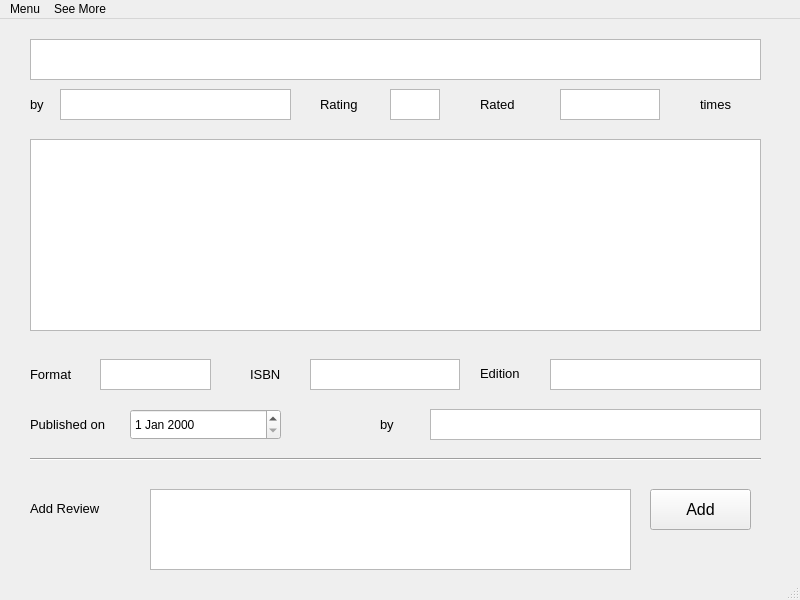
<?xml version="1.0" encoding="UTF-8"?>
<ui version="4.0">
 <class>Book_View</class>
 <widget class="QMainWindow" name="Book_View">
  <property name="geometry">
   <rect>
    <x>0</x>
    <y>0</y>
    <width>800</width>
    <height>600</height>
   </rect>
  </property>
  <property name="sizePolicy">
   <sizepolicy hsizetype="Preferred" vsizetype="Preferred">
    <horstretch>0</horstretch>
    <verstretch>0</verstretch>
   </sizepolicy>
  </property>
  <property name="minimumSize">
   <size>
    <width>800</width>
    <height>600</height>
   </size>
  </property>
  <property name="maximumSize">
   <size>
    <width>800</width>
    <height>600</height>
   </size>
  </property>
  <property name="windowTitle">
   <string>MainWindow</string>
  </property>
  <widget class="QWidget" name="centralwidget">
   <widget class="QTextEdit" name="Title_TextEdit">
    <property name="geometry">
     <rect>
      <x>30</x>
      <y>20</y>
      <width>731</width>
      <height>41</height>
     </rect>
    </property>
    <property name="font">
     <font>
      <pointsize>13</pointsize>
      <weight>75</weight>
      <bold>true</bold>
     </font>
    </property>
    <property name="toolTip">
     <string notr="true"/>
    </property>
    <property name="verticalScrollBarPolicy">
     <enum>Qt::ScrollBarAlwaysOff</enum>
    </property>
    <property name="horizontalScrollBarPolicy">
     <enum>Qt::ScrollBarAlwaysOff</enum>
    </property>
    <property name="html">
     <string>&lt;!DOCTYPE HTML PUBLIC &quot;-//W3C//DTD HTML 4.0//EN&quot; &quot;http://www.w3.org/TR/REC-html40/strict.dtd&quot;&gt;
&lt;html&gt;&lt;head&gt;&lt;meta name=&quot;qrichtext&quot; content=&quot;1&quot; /&gt;&lt;style type=&quot;text/css&quot;&gt;
p, li { white-space: pre-wrap; }
&lt;/style&gt;&lt;/head&gt;&lt;body style=&quot; font-family:'MS Shell Dlg 2'; font-size:13pt; font-weight:600; font-style:normal;&quot;&gt;
&lt;p style=&quot;-qt-paragraph-type:empty; margin-top:0px; margin-bottom:0px; margin-left:0px; margin-right:0px; -qt-block-indent:0; text-indent:0px; font-size:14pt;&quot;&gt;&lt;br /&gt;&lt;/p&gt;&lt;/body&gt;&lt;/html&gt;</string>
    </property>
   </widget>
   <widget class="QTextEdit" name="Author_TextEdit">
    <property name="geometry">
     <rect>
      <x>60</x>
      <y>70</y>
      <width>231</width>
      <height>31</height>
     </rect>
    </property>
    <property name="font">
     <font>
      <kerning>true</kerning>
     </font>
    </property>
    <property name="verticalScrollBarPolicy">
     <enum>Qt::ScrollBarAlwaysOff</enum>
    </property>
    <property name="horizontalScrollBarPolicy">
     <enum>Qt::ScrollBarAlwaysOff</enum>
    </property>
    <property name="html">
     <string>&lt;!DOCTYPE HTML PUBLIC &quot;-//W3C//DTD HTML 4.0//EN&quot; &quot;http://www.w3.org/TR/REC-html40/strict.dtd&quot;&gt;
&lt;html&gt;&lt;head&gt;&lt;meta name=&quot;qrichtext&quot; content=&quot;1&quot; /&gt;&lt;style type=&quot;text/css&quot;&gt;
p, li { white-space: pre-wrap; }
&lt;/style&gt;&lt;/head&gt;&lt;body style=&quot; font-family:'MS Shell Dlg 2'; font-size:8pt; font-weight:400; font-style:normal;&quot;&gt;
&lt;p style=&quot;-qt-paragraph-type:empty; margin-top:0px; margin-bottom:0px; margin-left:0px; margin-right:0px; -qt-block-indent:0; text-indent:0px;&quot;&gt;&lt;br /&gt;&lt;/p&gt;&lt;/body&gt;&lt;/html&gt;</string>
    </property>
   </widget>
   <widget class="QLabel" name="by_label">
    <property name="geometry">
     <rect>
      <x>30</x>
      <y>70</y>
      <width>41</width>
      <height>31</height>
     </rect>
    </property>
    <property name="font">
     <font>
      <pointsize>10</pointsize>
     </font>
    </property>
    <property name="text">
     <string>by</string>
    </property>
   </widget>
   <widget class="QLabel" name="Rating_label">
    <property name="geometry">
     <rect>
      <x>320</x>
      <y>70</y>
      <width>91</width>
      <height>31</height>
     </rect>
    </property>
    <property name="font">
     <font>
      <pointsize>10</pointsize>
     </font>
    </property>
    <property name="text">
     <string>Rating</string>
    </property>
   </widget>
   <widget class="QTextEdit" name="Rating_textEdit">
    <property name="geometry">
     <rect>
      <x>390</x>
      <y>70</y>
      <width>50</width>
      <height>31</height>
     </rect>
    </property>
    <property name="verticalScrollBarPolicy">
     <enum>Qt::ScrollBarAlwaysOff</enum>
    </property>
    <property name="horizontalScrollBarPolicy">
     <enum>Qt::ScrollBarAlwaysOff</enum>
    </property>
    <property name="html">
     <string>&lt;!DOCTYPE HTML PUBLIC &quot;-//W3C//DTD HTML 4.0//EN&quot; &quot;http://www.w3.org/TR/REC-html40/strict.dtd&quot;&gt;
&lt;html&gt;&lt;head&gt;&lt;meta name=&quot;qrichtext&quot; content=&quot;1&quot; /&gt;&lt;style type=&quot;text/css&quot;&gt;
p, li { white-space: pre-wrap; }
&lt;/style&gt;&lt;/head&gt;&lt;body style=&quot; font-family:'MS Shell Dlg 2'; font-size:8pt; font-weight:400; font-style:normal;&quot;&gt;
&lt;p style=&quot;-qt-paragraph-type:empty; margin-top:0px; margin-bottom:0px; margin-left:0px; margin-right:0px; -qt-block-indent:0; text-indent:0px;&quot;&gt;&lt;br /&gt;&lt;/p&gt;&lt;/body&gt;&lt;/html&gt;</string>
    </property>
   </widget>
   <widget class="QTextEdit" name="Ratings_textEdit">
    <property name="geometry">
     <rect>
      <x>560</x>
      <y>70</y>
      <width>100</width>
      <height>31</height>
     </rect>
    </property>
    <property name="verticalScrollBarPolicy">
     <enum>Qt::ScrollBarAlwaysOff</enum>
    </property>
    <property name="horizontalScrollBarPolicy">
     <enum>Qt::ScrollBarAlwaysOff</enum>
    </property>
    <property name="html">
     <string>&lt;!DOCTYPE HTML PUBLIC &quot;-//W3C//DTD HTML 4.0//EN&quot; &quot;http://www.w3.org/TR/REC-html40/strict.dtd&quot;&gt;
&lt;html&gt;&lt;head&gt;&lt;meta name=&quot;qrichtext&quot; content=&quot;1&quot; /&gt;&lt;style type=&quot;text/css&quot;&gt;
p, li { white-space: pre-wrap; }
&lt;/style&gt;&lt;/head&gt;&lt;body style=&quot; font-family:'MS Shell Dlg 2'; font-size:8pt; font-weight:400; font-style:normal;&quot;&gt;
&lt;p style=&quot;-qt-paragraph-type:empty; margin-top:0px; margin-bottom:0px; margin-left:0px; margin-right:0px; -qt-block-indent:0; text-indent:0px;&quot;&gt;&lt;br /&gt;&lt;/p&gt;&lt;/body&gt;&lt;/html&gt;</string>
    </property>
   </widget>
   <widget class="QTextEdit" name="Description_TextEdit">
    <property name="geometry">
     <rect>
      <x>30</x>
      <y>120</y>
      <width>731</width>
      <height>192</height>
     </rect>
    </property>
    <property name="sizePolicy">
     <sizepolicy hsizetype="Preferred" vsizetype="Expanding">
      <horstretch>0</horstretch>
      <verstretch>0</verstretch>
     </sizepolicy>
    </property>
    <property name="html">
     <string>&lt;!DOCTYPE HTML PUBLIC &quot;-//W3C//DTD HTML 4.0//EN&quot; &quot;http://www.w3.org/TR/REC-html40/strict.dtd&quot;&gt;
&lt;html&gt;&lt;head&gt;&lt;meta name=&quot;qrichtext&quot; content=&quot;1&quot; /&gt;&lt;style type=&quot;text/css&quot;&gt;
p, li { white-space: pre-wrap; }
&lt;/style&gt;&lt;/head&gt;&lt;body style=&quot; font-family:'MS Shell Dlg 2'; font-size:8pt; font-weight:400; font-style:normal;&quot;&gt;
&lt;p align=&quot;justify&quot; style=&quot;-qt-paragraph-type:empty; margin-top:0px; margin-bottom:0px; margin-left:0px; margin-right:0px; -qt-block-indent:0; text-indent:0px;&quot;&gt;&lt;br /&gt;&lt;/p&gt;&lt;/body&gt;&lt;/html&gt;</string>
    </property>
   </widget>
   <widget class="QLabel" name="Format_label">
    <property name="geometry">
     <rect>
      <x>30</x>
      <y>340</y>
      <width>61</width>
      <height>31</height>
     </rect>
    </property>
    <property name="font">
     <font>
      <pointsize>10</pointsize>
     </font>
    </property>
    <property name="text">
     <string>Format</string>
    </property>
   </widget>
   <widget class="QTextEdit" name="Format_textEdit">
    <property name="geometry">
     <rect>
      <x>100</x>
      <y>340</y>
      <width>111</width>
      <height>31</height>
     </rect>
    </property>
    <property name="verticalScrollBarPolicy">
     <enum>Qt::ScrollBarAlwaysOff</enum>
    </property>
    <property name="horizontalScrollBarPolicy">
     <enum>Qt::ScrollBarAlwaysOff</enum>
    </property>
    <property name="html">
     <string>&lt;!DOCTYPE HTML PUBLIC &quot;-//W3C//DTD HTML 4.0//EN&quot; &quot;http://www.w3.org/TR/REC-html40/strict.dtd&quot;&gt;
&lt;html&gt;&lt;head&gt;&lt;meta name=&quot;qrichtext&quot; content=&quot;1&quot; /&gt;&lt;style type=&quot;text/css&quot;&gt;
p, li { white-space: pre-wrap; }
&lt;/style&gt;&lt;/head&gt;&lt;body style=&quot; font-family:'MS Shell Dlg 2'; font-size:8pt; font-weight:400; font-style:normal;&quot;&gt;
&lt;p style=&quot;-qt-paragraph-type:empty; margin-top:0px; margin-bottom:0px; margin-left:0px; margin-right:0px; -qt-block-indent:0; text-indent:0px;&quot;&gt;&lt;br /&gt;&lt;/p&gt;&lt;/body&gt;&lt;/html&gt;</string>
    </property>
   </widget>
   <widget class="QLabel" name="ISBN_label">
    <property name="geometry">
     <rect>
      <x>250</x>
      <y>340</y>
      <width>51</width>
      <height>31</height>
     </rect>
    </property>
    <property name="font">
     <font>
      <pointsize>10</pointsize>
     </font>
    </property>
    <property name="text">
     <string>ISBN</string>
    </property>
   </widget>
   <widget class="QTextEdit" name="ISBN_textEdit">
    <property name="geometry">
     <rect>
      <x>310</x>
      <y>340</y>
      <width>150</width>
      <height>31</height>
     </rect>
    </property>
    <property name="font">
     <font>
      <pointsize>8</pointsize>
     </font>
    </property>
    <property name="verticalScrollBarPolicy">
     <enum>Qt::ScrollBarAlwaysOff</enum>
    </property>
    <property name="horizontalScrollBarPolicy">
     <enum>Qt::ScrollBarAlwaysOff</enum>
    </property>
    <property name="html">
     <string>&lt;!DOCTYPE HTML PUBLIC &quot;-//W3C//DTD HTML 4.0//EN&quot; &quot;http://www.w3.org/TR/REC-html40/strict.dtd&quot;&gt;
&lt;html&gt;&lt;head&gt;&lt;meta name=&quot;qrichtext&quot; content=&quot;1&quot; /&gt;&lt;style type=&quot;text/css&quot;&gt;
p, li { white-space: pre-wrap; }
&lt;/style&gt;&lt;/head&gt;&lt;body style=&quot; font-family:'MS Shell Dlg 2'; font-size:8pt; font-weight:400; font-style:normal;&quot;&gt;
&lt;p style=&quot;-qt-paragraph-type:empty; margin-top:0px; margin-bottom:0px; margin-left:0px; margin-right:0px; -qt-block-indent:0; text-indent:0px; font-size:10pt;&quot;&gt;&lt;br /&gt;&lt;/p&gt;&lt;/body&gt;&lt;/html&gt;</string>
    </property>
   </widget>
   <widget class="QLabel" name="Published_date_label">
    <property name="geometry">
     <rect>
      <x>30</x>
      <y>390</y>
      <width>91</width>
      <height>31</height>
     </rect>
    </property>
    <property name="font">
     <font>
      <pointsize>10</pointsize>
     </font>
    </property>
    <property name="text">
     <string>Published on</string>
    </property>
   </widget>
   <widget class="QLabel" name="Edition_Label">
    <property name="geometry">
     <rect>
      <x>480</x>
      <y>339</y>
      <width>61</width>
      <height>31</height>
     </rect>
    </property>
    <property name="font">
     <font>
      <pointsize>10</pointsize>
     </font>
    </property>
    <property name="text">
     <string>Edition</string>
    </property>
   </widget>
   <widget class="QTextEdit" name="Edition_textEdit">
    <property name="geometry">
     <rect>
      <x>550</x>
      <y>340</y>
      <width>211</width>
      <height>31</height>
     </rect>
    </property>
    <property name="verticalScrollBarPolicy">
     <enum>Qt::ScrollBarAlwaysOff</enum>
    </property>
    <property name="horizontalScrollBarPolicy">
     <enum>Qt::ScrollBarAlwaysOff</enum>
    </property>
    <property name="html">
     <string>&lt;!DOCTYPE HTML PUBLIC &quot;-//W3C//DTD HTML 4.0//EN&quot; &quot;http://www.w3.org/TR/REC-html40/strict.dtd&quot;&gt;
&lt;html&gt;&lt;head&gt;&lt;meta name=&quot;qrichtext&quot; content=&quot;1&quot; /&gt;&lt;style type=&quot;text/css&quot;&gt;
p, li { white-space: pre-wrap; }
&lt;/style&gt;&lt;/head&gt;&lt;body style=&quot; font-family:'MS Shell Dlg 2'; font-size:8pt; font-weight:400; font-style:normal;&quot;&gt;
&lt;p style=&quot;-qt-paragraph-type:empty; margin-top:0px; margin-bottom:0px; margin-left:0px; margin-right:0px; -qt-block-indent:0; text-indent:0px;&quot;&gt;&lt;br /&gt;&lt;/p&gt;&lt;/body&gt;&lt;/html&gt;</string>
    </property>
   </widget>
   <widget class="QLabel" name="published_by_label">
    <property name="geometry">
     <rect>
      <x>380</x>
      <y>390</y>
      <width>35</width>
      <height>31</height>
     </rect>
    </property>
    <property name="font">
     <font>
      <pointsize>10</pointsize>
     </font>
    </property>
    <property name="text">
     <string>by</string>
    </property>
   </widget>
   <widget class="QTextEdit" name="published_by_textEdit">
    <property name="geometry">
     <rect>
      <x>430</x>
      <y>390</y>
      <width>331</width>
      <height>31</height>
     </rect>
    </property>
    <property name="verticalScrollBarPolicy">
     <enum>Qt::ScrollBarAlwaysOff</enum>
    </property>
    <property name="horizontalScrollBarPolicy">
     <enum>Qt::ScrollBarAlwaysOff</enum>
    </property>
    <property name="html">
     <string>&lt;!DOCTYPE HTML PUBLIC &quot;-//W3C//DTD HTML 4.0//EN&quot; &quot;http://www.w3.org/TR/REC-html40/strict.dtd&quot;&gt;
&lt;html&gt;&lt;head&gt;&lt;meta name=&quot;qrichtext&quot; content=&quot;1&quot; /&gt;&lt;style type=&quot;text/css&quot;&gt;
p, li { white-space: pre-wrap; }
&lt;/style&gt;&lt;/head&gt;&lt;body style=&quot; font-family:'MS Shell Dlg 2'; font-size:8pt; font-weight:400; font-style:normal;&quot;&gt;
&lt;p style=&quot;-qt-paragraph-type:empty; margin-top:0px; margin-bottom:0px; margin-left:0px; margin-right:0px; -qt-block-indent:0; text-indent:0px;&quot;&gt;&lt;br /&gt;&lt;/p&gt;&lt;/body&gt;&lt;/html&gt;</string>
    </property>
   </widget>
   <widget class="QLabel" name="add_review_label">
    <property name="geometry">
     <rect>
      <x>30</x>
      <y>469</y>
      <width>110</width>
      <height>40</height>
     </rect>
    </property>
    <property name="font">
     <font>
      <pointsize>10</pointsize>
     </font>
    </property>
    <property name="text">
     <string>Add Review</string>
    </property>
   </widget>
   <widget class="QTextEdit" name="Review_TextEdit">
    <property name="geometry">
     <rect>
      <x>150</x>
      <y>470</y>
      <width>481</width>
      <height>81</height>
     </rect>
    </property>
    <property name="horizontalScrollBarPolicy">
     <enum>Qt::ScrollBarAlwaysOff</enum>
    </property>
   </widget>
   <widget class="QPushButton" name="add_review_button">
    <property name="geometry">
     <rect>
      <x>650</x>
      <y>470</y>
      <width>101</width>
      <height>41</height>
     </rect>
    </property>
    <property name="font">
     <font>
      <pointsize>12</pointsize>
     </font>
    </property>
    <property name="text">
     <string>Add</string>
    </property>
   </widget>
   <widget class="Line" name="line">
    <property name="geometry">
     <rect>
      <x>30</x>
      <y>430</y>
      <width>731</width>
      <height>20</height>
     </rect>
    </property>
    <property name="orientation">
     <enum>Qt::Horizontal</enum>
    </property>
   </widget>
   <widget class="QLabel" name="ratedLabel">
    <property name="geometry">
     <rect>
      <x>480</x>
      <y>75</y>
      <width>91</width>
      <height>21</height>
     </rect>
    </property>
    <property name="font">
     <font>
      <pointsize>10</pointsize>
     </font>
    </property>
    <property name="text">
     <string>Rated</string>
    </property>
   </widget>
   <widget class="QLabel" name="label">
    <property name="geometry">
     <rect>
      <x>700</x>
      <y>75</y>
      <width>51</width>
      <height>21</height>
     </rect>
    </property>
    <property name="font">
     <font>
      <pointsize>10</pointsize>
     </font>
    </property>
    <property name="text">
     <string>times </string>
    </property>
   </widget>
   <widget class="QDateEdit" name="published_textEdit">
    <property name="geometry">
     <rect>
      <x>130</x>
      <y>390</y>
      <width>151</width>
      <height>31</height>
     </rect>
    </property>
   </widget>
  </widget>
  <widget class="QMenuBar" name="menubar">
   <property name="geometry">
    <rect>
     <x>0</x>
     <y>0</y>
     <width>800</width>
     <height>17</height>
    </rect>
   </property>
   <widget class="QMenu" name="menuMenu">
    <property name="title">
     <string>Menu</string>
    </property>
    <addaction name="actionAdd_Book_to_Bookshelf"/>
    <addaction name="actionModify_Details"/>
    <addaction name="actionSave_Modifications"/>
    <addaction name="actionRemove_from_Bookshelf"/>
    <addaction name="separator"/>
    <addaction name="actionExit"/>
   </widget>
   <widget class="QMenu" name="menuAbout_this_book">
    <property name="title">
     <string>See More</string>
    </property>
    <addaction name="actionSee_Reviews"/>
   </widget>
   <addaction name="menuMenu"/>
   <addaction name="menuAbout_this_book"/>
  </widget>
  <widget class="QStatusBar" name="statusbar"/>
  <action name="actionAdd_Book_to_Bookshelf">
   <property name="text">
    <string>Add to Bookshelf</string>
   </property>
  </action>
  <action name="actionExit">
   <property name="text">
    <string>Exit</string>
   </property>
  </action>
  <action name="actionSee_Reviews">
   <property name="text">
    <string>See Reviews</string>
   </property>
  </action>
  <action name="actionSee_Quotes">
   <property name="text">
    <string>See Quotes</string>
   </property>
  </action>
  <action name="actionRemove_from_Bookshelf">
   <property name="text">
    <string>Remove from Bookshelves</string>
   </property>
  </action>
  <action name="actionModify_Details">
   <property name="text">
    <string>Modify Details</string>
   </property>
  </action>
  <action name="actionSave_Modifications">
   <property name="text">
    <string>Save Modifications</string>
   </property>
  </action>
 </widget>
 <resources/>
 <connections/>
</ui>
